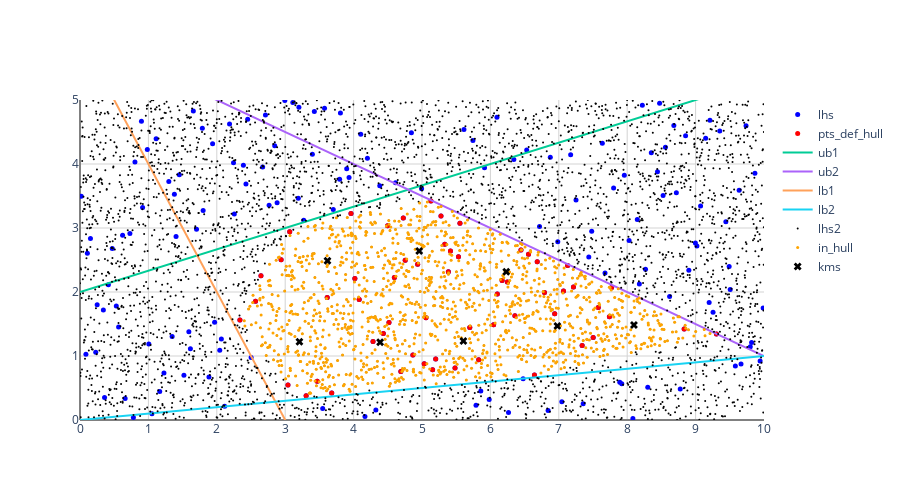

Notebook code cell kept with this figure:
### Markdown cell above
# Plot

### Code cell
# Plot all
fig = go.Figure()

fig.add_scatter(x=lhs[:,0], y=lhs[:,1], name='lhs',
  showlegend=True, mode='markers',
  marker={'color':'blue','size':5},
)
fig.add_scatter(x=lhs[flt_def,0], y=lhs[flt_def,1], name='pts_def_hull',
  showlegend=True, mode='markers',
  marker={'color':'red','size':5},
)


q=0
for k,ys in {'ub1':ub1, 'ub2':ub2, 'lb1':lb1, 'lb2':lb2}.items():
  fig.add_scatter(x=x, y=ys, name=k,
    showlegend=True, mode='lines',
    
  )

# plot samples and samples in hull
fig.add_scatter(x=lhs2[:,0], y=lhs2[:,1], name='lhs2',
  showlegend=True, mode='markers',
  marker={'color':'black','size':2},
)
fig.add_scatter(x=lhs2[flt_inhull,0], y=lhs2[flt_inhull,1], name='in_hull',
  showlegend=True, mode='markers',
  marker={'color':'orange','size':3},
)
# plot kmeans samples
fig.add_scatter(x=kms[:,0], y=kms[:,1], name='kms',
  showlegend=True, mode='markers',
  marker={'symbol':'x', 'color':'black','size':7},
)


fig.update_layout(height=500, width=900,
  xaxis={'range':[0,10], 'tick0':0, 'dtick':1, 'showgrid':True, 'gridcolor':'lightgrey', 'zeroline':True, 'zerolinecolor':'gray'},
  yaxis={'range':[0,5], 'tick0':0, 'dtick':1, 'showgrid':True, 'gridcolor':'lightgrey', 'zeroline':True, 'zerolinecolor':'gray'},
  plot_bgcolor='rgba(0,0,0,0)'
)

### Figure 1 — Plotly figure (JSON) as saved in the notebook; plotly's stock layout.template omitted (floating-point values rounded to 4 significant figures; data arrays with more than 128 entries replaced by an {"elided": "..."} marker saying what was removed)
{"data": [{"marker": {"color": "blue", "size": 5}, "mode": "markers", "name": "lhs", "showlegend": true, "type": "scatter", "x": {"elided": "200 float values"}, "y": {"elided": "200 float values"}}, {"marker": {"color": "red", "size": 5}, "mode": "markers", "name": "pts_def_hull", "showlegend": true, "type": "scatter", "x": [5.155, 6.94, 7.74, 2.94, 3.306, 3.614, 4.082, 4.691, 4.018, 5.277, 5.482, 4.435, 7.772, 4.726, 4.755, 5.699, 6.047, 7.129, 4.867, 7.577, 5.058, 5.13, 6.171, 6.248, 5.333, 6.685, 5.032, 3.962, 2.338, 6.447, 4.596, 3.04, 4.497, 4.517, 5.386, 3.468, 6.557, 6.79, 7.214, 3.68, 6.644, 7.069, 5.416, 7.503, 2.645, 6.101, 4.936, 5.829, 5.533, 2.566, 6.358, 7.341, 8.833, 9.305, 4.284, 5.555, 3.066, 5.2], "y": [0.7839, 1.658, 1.613, 2.502, 0.3793, 1.912, 1.881, 0.7568, 2.21, 3.189, 0.8136, 1.352, 2.071, 3.158, 2.494, 1.447, 1.488, 2.416, 1.016, 1.756, 1.597, 3.423, 2.179, 2.156, 2.746, 2.472, 0.88, 3.227, 1.561, 2.656, 2.228, 0.5477, 3.034, 1.522, 2.316, 0.6046, 2.592, 1.993, 2.08, 0.4237, 0.7049, 2.016, 2.642, 1.288, 2.253, 1.969, 2.434, 0.9432, 2.55, 1.857, 1.631, 1.164, 1.42, 1.344, 1.228, 3.073, 2.943, 0.9519]}, {"mode": "lines", "name": "ub1", "showlegend": true, "type": "scatter", "x": [0, 0.5, 1, 1.5, 2, 2.5, 3, 3.5, 4, 4.5, 5, 5.5, 6, 6.5, 7, 7.5, 8, 8.5, 9, 9.5, 10], "y": [2, 2.167, 2.333, 2.5, 2.667, 2.833, 3, 3.167, 3.333, 3.5, 3.667, 3.833, 4, 4.167, 4.333, 4.5, 4.667, 4.833, 5, 5.167, 5.333]}, {"mode": "lines", "name": "ub2", "showlegend": true, "type": "scatter", "x": [0, 0.5, 1, 1.5, 2, 2.5, 3, 3.5, 4, 4.5, 5, 5.5, 6, 6.5, 7, 7.5, 8, 8.5, 9, 9.5, 10], "y": [6, 5.75, 5.5, 5.25, 5, 4.75, 4.5, 4.25, 4, 3.75, 3.5, 3.25, 3, 2.75, 2.5, 2.25, 2, 1.75, 1.5, 1.25, 1]}, {"mode": "lines", "name": "lb1", "showlegend": true, "type": "scatter", "x": [0, 0.5, 1, 1.5, 2, 2.5, 3, 3.5, 4, 4.5, 5, 5.5, 6, 6.5, 7, 7.5, 8, 8.5, 9, 9.5, 10], "y": [6, 5, 4, 3, 2, 1, 0, -1, -2, -3, -4, -5, -6, -7, -8, -9, -10, -11, -12, -13, -14]}, {"mode": "lines", "name": "lb2", "showlegend": true, "type": "scatter", "x": [0, 0.5, 1, 1.5, 2, 2.5, 3, 3.5, 4, 4.5, 5, 5.5, 6, 6.5, 7, 7.5, 8, 8.5, 9, 9.5, 10], "y": [0, 0.05, 0.1, 0.15, 0.2, 0.25, 0.3, 0.35, 0.4, 0.45, 0.5, 0.55, 0.6, 0.65, 0.7, 0.75, 0.8, 0.85, 0.9, 0.95, 1]}, {"marker": {"color": "black", "size": 2}, "mode": "markers", "name": "lhs2", "showlegend": true, "type": "scatter", "x": {"elided": "5000 float values"}, "y": {"elided": "5000 float values"}}, {"marker": {"color": "orange", "size": 3}, "mode": "markers", "name": "in_hull", "showlegend": true, "type": "scatter", "x": {"elided": "1316 float values"}, "y": {"elided": "1316 float values"}}, {"marker": {"color": "black", "size": 7, "symbol": "x"}, "mode": "markers", "name": "kms", "showlegend": true, "type": "scatter", "x": [5.605, 6.979, 4.959, 3.208, 6.232, 4.388, 8.099, 3.618], "y": [1.236, 1.47, 2.642, 1.223, 2.316, 1.216, 1.483, 2.489]}], "layout": {"height": 500, "plot_bgcolor": "rgba(0,0,0,0)", "width": 900, "xaxis": {"dtick": 1, "gridcolor": "lightgrey", "range": [0, 10], "showgrid": true, "tick0": 0, "zeroline": true, "zerolinecolor": "gray"}, "yaxis": {"dtick": 1, "gridcolor": "lightgrey", "range": [0, 5], "showgrid": true, "tick0": 0, "zeroline": true, "zerolinecolor": "gray"}}}
